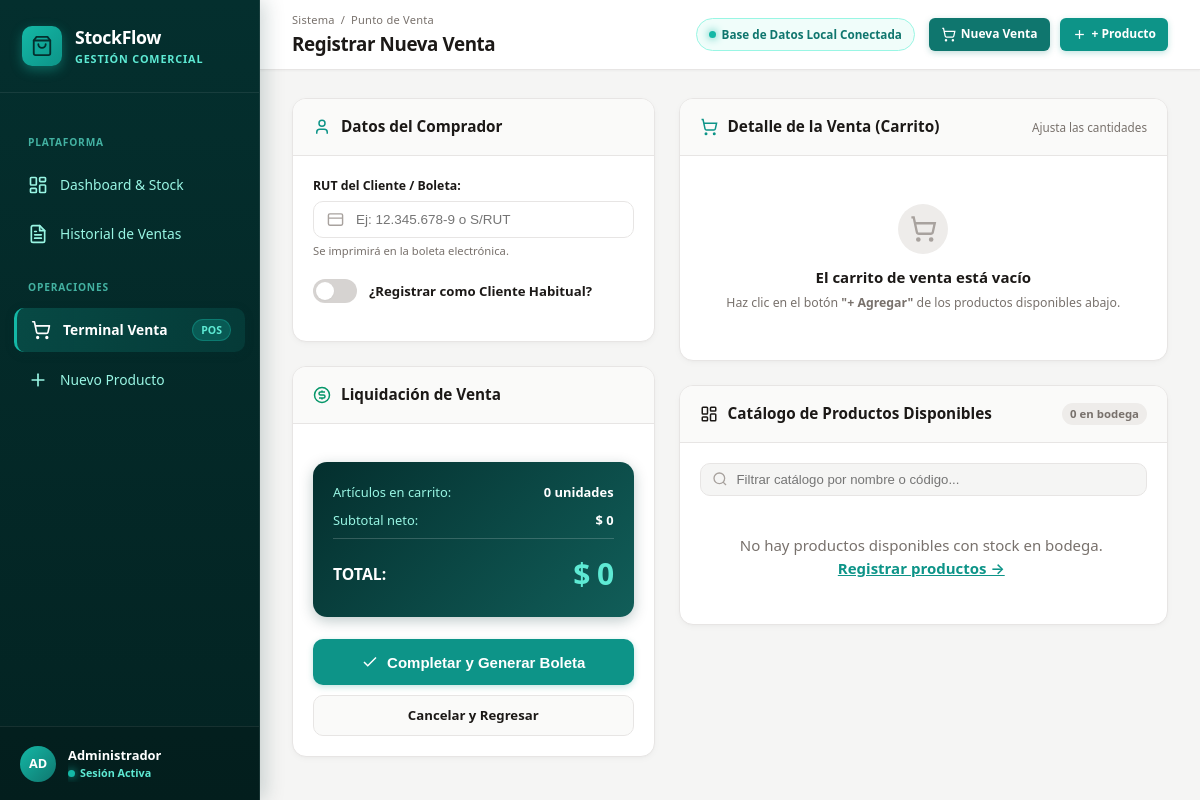
The app's page /venta/nueva/, older data.
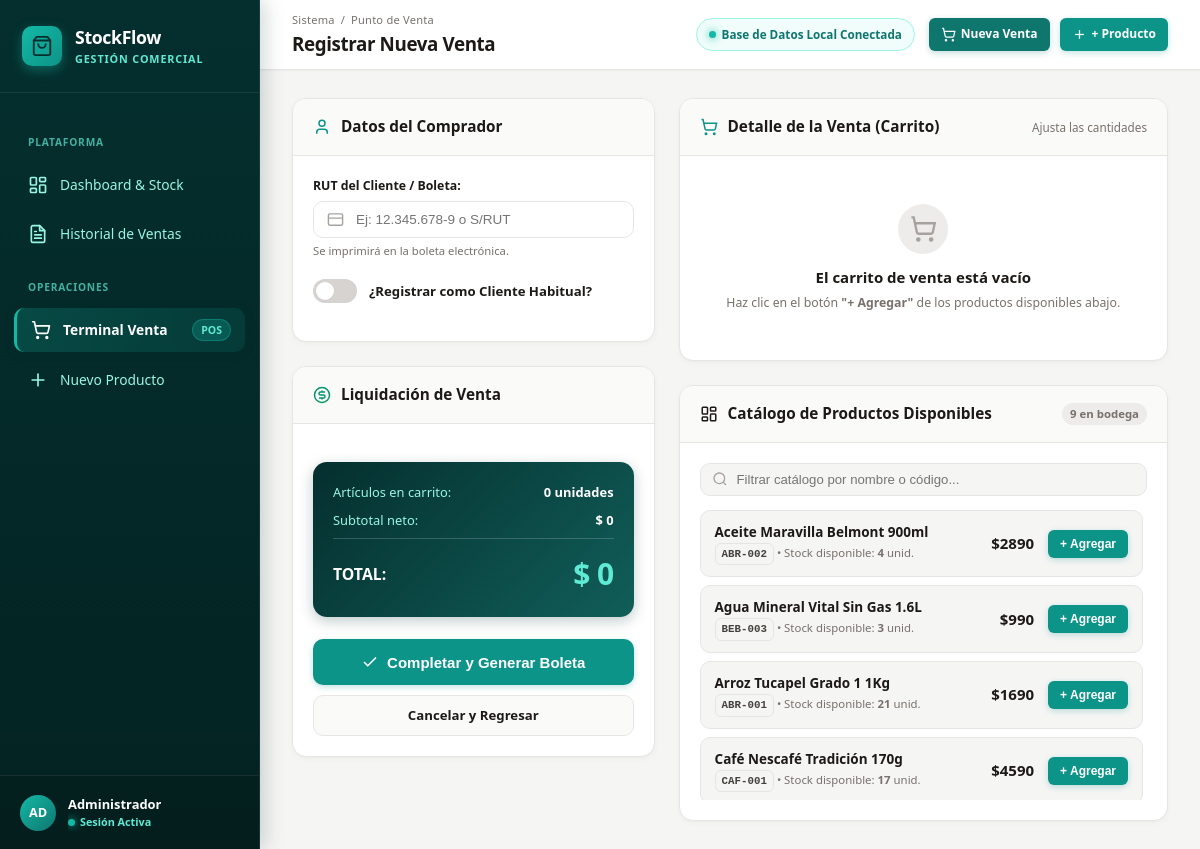
The same page, newer data.
### ventas/models.py (models this page shows, shortened)
class Producto(models.Model):
    codigo = models.CharField(max_length=20, unique=True)
    nombre = models.CharField(max_length=100)
    cantidad = models.IntegerField(default=0)
    precio = models.DecimalField(max_digits=10, decimal_places=2)

### ventas/views.py (the view, shortened to what this page needs)
# urls.py: path('venta/nueva/', views.registrar_venta, name='registrar_venta'),
def registrar_venta(request):
    productos = Producto.objects.filter(cantidad__gt=0).order_by('nombre')
    return render(request, 'ventas/registrar_venta.html', {'productos': productos})

### ventas/templates/ventas/registrar_venta.html (shortened to what the changed rows need)
{% extends 'ventas/base.html' %}
{% block page_title %}Registrar Nueva Venta{% endblock %}
{% block content %}
<div id="posTerminalContainer">
    <form method="POST" id="posSaleForm">
        <div class="pos-layout">
            <div style="display: flex; flex-direction: column; gap: 24px;">
                <div class="pos-panel">
                    <div class="pos-panel-header">
                        <div class="pos-panel-title">
                            <svg viewBox="0 0 24 24" fill="none" stroke="currentColor" stroke-width="2" width="18" height="18">
                                <rect width="7" height="9" x="3" y="3" rx="1"/><rect width="7" height="5" x="14" y="3" rx="1"/><rect width="7" height="9" x="14" y="12" rx="1"/><rect width="7" height="5" x="3" y="16" rx="1"/>
                            </svg>
                            <span>Catálogo de Productos Disponibles</span>
                        </div>
                        <span class="table-title-count">{{ productos.count }} en bodega</span>
                    </div>
                    <div class="pos-panel-body">
                        <div class="pos-products-list">
                            {% for p in productos %}
                            <div class="pos-product-item">
                                <div class="pos-product-info">
                                    <div class="pos-product-name">{{ p.nombre }}</div>
                                    <div class="pos-product-meta">
                                        <span class="code-pill" style="padding: 2px 6px; font-size: 0.72rem;">{{ p.codigo }}</span>
                                        &bull; Stock disponible: <strong>{{ p.cantidad }}</strong> unid.
                                    </div>
                                </div>
                                <div style="display: flex; align-items: center; gap: 14px;">
                                    <span style="font-weight: 700; color: var(--color-text-main); font-variant-numeric: tabular-nums; font-size: 1rem;">
                                        ${{ p.precio|floatformat:0 }}
                                    </span>
                                    <button type="button"
                                            class="btn btn-sm btn-primary btn-add-pos-item"
                                            data-id="{{ p.id }}"
                                            data-name="{{ p.nombre }}"
                                            data-code="{{ p.codigo }}"
                                            data-price="{{ p.precio }}"
                                            data-stock="{{ p.cantidad }}">
                                        + Agregar
                                    </button>
                                </div>
                            </div>
                            {% empty %}
                            <div style="text-align: center; padding: 24px; color: var(--color-text-muted);">
                                No hay productos disponibles con stock en bodega.
                                <a href="{% url 'crear_producto' %}" style="color: var(--color-primary); font-weight: 600;">
                                    Registrar productos &rarr;
                                </a>
                            </div>
                            {% endfor %}
                        </div>
                    </div>
                </div>
            </div>
        </div>
    </form>
</div>
{% endblock %}

Row changes from the older to the newer data that the page shows:
added Producto: nombre "Aceite Maravilla Belmont 900ml", codigo "ABR-002", cantidad "4", precio "2890"
added Producto: nombre "Agua Mineral Vital Sin Gas 1.6L", codigo "BEB-003", cantidad "3", precio "990"
added Producto: nombre "Arroz Tucapel Grado 1 1Kg", codigo "ABR-001", cantidad "21", precio "1690"
added Producto: nombre "Café Nescafé Tradición 170g", codigo "CAF-001", cantidad "17", precio "4590"
Text that changed along with them:
{{ productos.count }}: "0" → "9"
text no longer shown: "No hay productos disponibles con stock en bodega. Registrar productos →"
